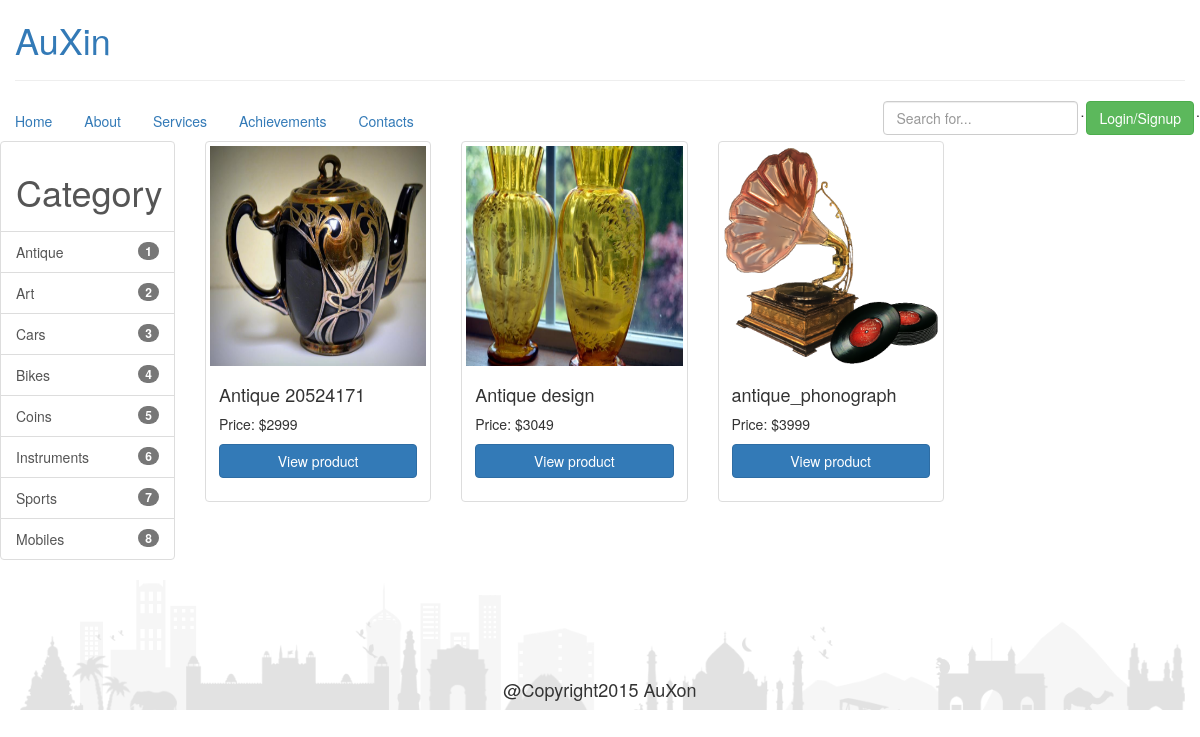
Screenshot of /products.php?op=list&cat=1 with the database file from the repository.
### tables this page shows
CREATE TABLE `addproducts` (
  `pid` int(11) NOT NULL,
  `title` text NOT NULL,
  `descri` text NOT NULL,
  `price` int(20) NOT NULL,
  `btime` datetime NOT NULL,
  `cid` int(11) NOT NULL,
  `image` text NOT NULL,
  `name` text NOT NULL,
  `email` text NOT NULL,
  `mob` text NOT NULL
);

### products.php (called while the page is built)
<?php
require_once 'controller/productsController.php';
$controller = new productsController();
$controller->handleRequest();
?>

### model/productsModel.php (called while the page is built, shortened)
<?php
require_once 'config.php';
class productsModel {
	function __construct() {
		$this -> conset = new config();
	}
	public function openDB() {
		$this -> conn = new mysqli($this -> conset -> servername, $this -> conset -> username, $this -> conset -> password, $this -> conset -> dbname);
	}
	public function getProducts($cat) {
		if ($cat == "all") {
			$stmt = $this -> conn -> prepare("SELECT * FROM addproducts");
		} else {
			$stmt = $this -> conn -> prepare("SELECT * FROM addproducts WHERE cid = ?");
			$stmt -> bind_param("i", $cat);
		}
		$stmt -> execute();
		$res = $stmt -> get_result();
		$products = array();
		while ($row = $res -> fetch_object()) {
			$products[] = $row;
		}
		return $products;
	}
}
?>

### config.php (called while the page is built)
<?php
class config {
	function __construct() {
		$this -> servername = "localhost";
		$this -> username = "root";
		$this -> password = "";
		$this -> dbname = "nilamee";
	}
}
?>

### view/products.php (the view)
<!DOCTYPE html>
<html>
	<head>
		<?php
		require 'common/head.php';
		?>
	</head>
	<body>
		<div class="container-fluid">
			<?php
			require 'common/nav.php';
			?>
			<div class="row">
				<?php
				require 'common/categories.php';
				?>
				<div class="col-md-10">
					<div class="row">
						<?php
foreach ($products as $product) {
						?>
						<div class="col-md-3 col-sm-4">
							<div class="thumbnail">
								<img alt="Bootstrap Thumbnail First" src="<?php echo $product -> image; ?>" style="width: 100%; height: 220px">
								<div class="caption">
									<h4><?php echo $product -> title; ?></h4>
									<p>
										Price: $<?php echo $product -> price; ?>
									</p>
									<p>
										<a class="btn btn-primary" style="width: 100%;" href="products.php?op=pdesc&pid=<?php echo $product -> pid; ?>">View product</a>
									</p>
								</div>
							</div>
						</div>
						<?php } ?>
					</div>
				</div>
			</div>
		</div>
		<?php
		require 'view/common/footer.php';
		?>
	</body>
</html>

### controller/productsController.php (shortened to what this page needs)
<?php
require_once 'model/productsModel.php';
class productsController {
	public function handleRequest() {
		if (isset($_GET['search'])) {
			$this -> searchProducts();
		} else {
			$op = $_GET['op'];
			switch ($op) {
				case 'list' :
					$this -> showProducts();
					break;
			}
		}
	}
	public function showProducts() {
		if (isset($_GET['cat'])) {
			$cat = $_GET['cat'];
		} else {
			$cat = "all";
		}
		$productmodalobj = new productsModel();
		$products = $productmodalobj -> getProducts($cat);
		include 'view/products.php';
	}
}
?>

### view/common/head.php (shortened to what this page needs)
<link href="view/css/bootstrap.min.css" rel="stylesheet">
<link href="view/css/style.css" rel="stylesheet">

### view/common/nav.php (shortened to what this page needs)
<div class="row">
	<div class="col-md-12">
		<h1 style="margin-bottom: 10px"><a href="index.php">AuXin</a></h1>
		<hr>
	</div>
	<div class="row clearfix" style="margin-top:40px;">
		<div class="col-md-12 col-xs-12 column">
			<ul class="nav nav-pills navbar-static-top">
				<li>
					<a href="index.php">Home</a>
				</li>
				<li>
					<a href="#">About</a>
				</li>
				<li>
					<a href="#">Services</a>
				</li>
				<li>
					<a href="#">Achievements</a>
				</li>
				<li>
					<a href="#">Contacts</a>
				</li>
				<li class="pull-right"> . </li>
				<?php
if (!isset($_SESSION['user'])) {
				?>
				<li class="pull-right">
					<?php
					require 'login_signup.php';
					?>
				</li>
				<?php } ?>
				<?php
if (isset( $_SESSION['user'])) {
				?>
				<li class="pull-right">
					<form method="post" action="user.php">
						<input name="logout"  class="btn btn-info" value="Logout" type="submit" />
					</form>
				</li>
				<?php } ?> <li class="pull-right"> . </li>
				<li class="pull-right">
					<form method="get" action="products.php">
						<input name="srch" type="text" class="form-control" placeholder="Search for...">
					</form>
				</li>
			</ul>
		</div>
	</div>

### view/common/login_signup.php (shortened to what this page needs)
<button type="button" class="btn btn-success pull-right" data-toggle="modal" data-target=".bs-example1-modal-lg">
	Login/Signup
</button>

### view/common/Categories.php
<div class="col-md-2">
	<div class="list-group">
		<a class="list-group-item"><h1>Category</h1></a>
		<a href="products.php?op=list&cat=1" class='list-group-item'>Antique
			<span class='badge'>1</span></a>
		<a href="products.php?op=list&cat=2" class='list-group-item'>Art
			<span class='badge'>2</span></a>
		<a href="products.php?op=list&cat=3" class='list-group-item'>Cars
			<span class='badge'>3</span></a>
		<a href="products.php?op=list&cat=4" class='list-group-item'>Bikes
			<span class='badge'>4</span></a>
		<a href="products.php?op=list&cat=5" class='list-group-item'>Coins
			<span class='badge'>5</span></a>
		<a href="products.php?op=list&cat=6" class='list-group-item'>Instruments
			<span class='badge'>6</span></a>
		<a href="products.php?op=list&cat=7" class='list-group-item'>Sports
			<span class='badge'>7</span></a>
		<a href="products.php?op=list&cat=8" class='list-group-item'>Mobiles
			<span class='badge'>8</span></a>
	</div>
</div>

### view/common/footer.php
<div class="container-fluid">
	<div class="row" id="footer" style="background-image: url('productimages/foot.png'); background-size: cover">
		<h4 align="center" style="margin-top: 100px; margin-bottom: " "> @Copyright2015 AuXon</h1>
	</div>
</div>

### view/common/head.php (style rules this page uses)
body { overflow-x: hidden; }

### rows the page displays
addproducts: image (picture), title "Antique 20524171", price "2999"
addproducts: image (picture), title "Antique design", price "3049"
addproducts: image (picture), title "antique_phonograph", price "3999"
